Frame 1 (no input): blank canvas, image omitted
Frame 60 (the mouse pressed at the canvas centre just before this capture): blank canvas, image omitted
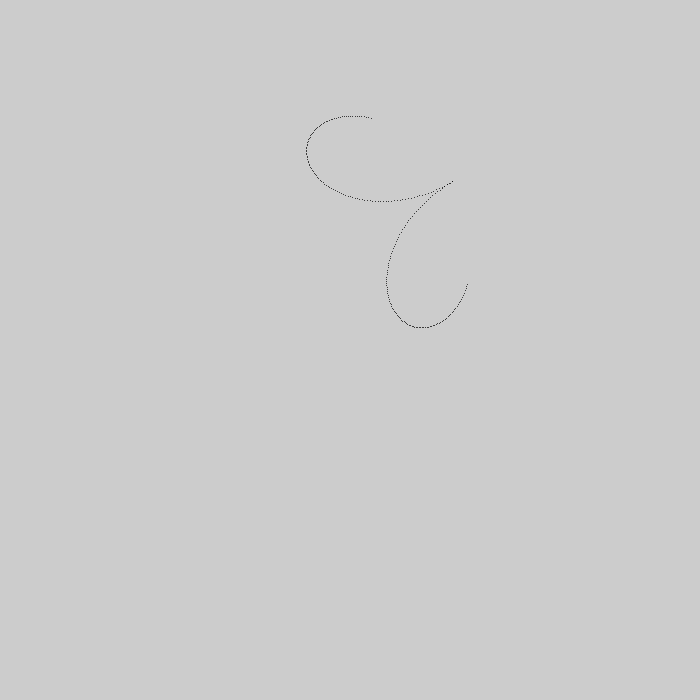
Frame 120 (the mouse held since frame 60 and released just before this capture)

The Processing sketch whose frames 1 and 60 were blank and that drew this single picture after the mouse press (run headless with seeded random() and noise(); from frame 60 on, the mouse is pressed at the canvas centre):

// Processing sketch: arcs
// ── arcs.pde
float t = 0;

Arc a = new Arc();

void setup(){
  size(700,700);
  noFill();
  stroke(0);
  //strokeWeight(5);
  smooth();
  a.create();
}

void draw(){
  //background(#f1eeee);
  a.move();
  a.drawSemiCircle();
}

// ── Arc.pde
class Arc{

  float x0,y0;
  float x,y;
  float vx,vy;
  float angle;
  float angle0 = 0;
  float anglef;
  float r;
  int rmax = 150;
  float t;
  int u = 0,v = 1;

  Arc(){
  }

  void create(){
    //fill(#ffff00);
    x0 = random(width);
    y0 = random(height);
    vx = random(-20,20);
    vy = random(-20,20);
    angle0 = atan(vy/vx);
    anglef = angle0 + PI; 
    }

  void move(){
    x = x0 + vx*t;
    y = y0 + vy*t;
    r = rmax*abs(sin(t));
    t+=0.020;
  }

  void drawBorderLine(float r){
    if (r <= rmax/4){
      strokeWeight(4);
    }
    if (r <= rmax/3){
      strokeWeight(3);
    }
    if (r <= rmax/2){
      strokeWeight(2);
    }
    if (r >= 2*rmax/3){
      strokeWeight(1.5);
    }
    if (r >= 3*rmax/4){
      strokeWeight(1);
    }
    if (r >= 4*rmax/5){
      strokeWeight(0.75);
    }
  }

  void drawSemiCircle(){
    if(angle <= PI){
      //drawBorderLine(r);
      aperture(u, v);
    }
    if(angle > PI){
      stroke(v * 255);
      strokeWeight(2 * v + 5);
      u++;
      v++;
      if (u == 2){ 
        u = 0;
      }if(v == 2){
        v = 0;
      }
      angle= 0;
    }
    angle += 0.01;
  }
  
  void aperture(int i,int j){
    x = x0 + (i) * r * cos(angle0 - angle) + (j) * r * cos(anglef - angle);
    y = y0 + (i) * r * sin(angle0 - angle) + (j) * r * sin(anglef - angle);
    point(x,y);
    x = x0 + (i) * r * cos(angle0 + angle) + (j) * r * cos(anglef + angle);;
    y = y0 + (i) * r * sin(angle0 + angle) + (j) * r * sin(anglef + angle);;
    point(x,y);
  }
}
